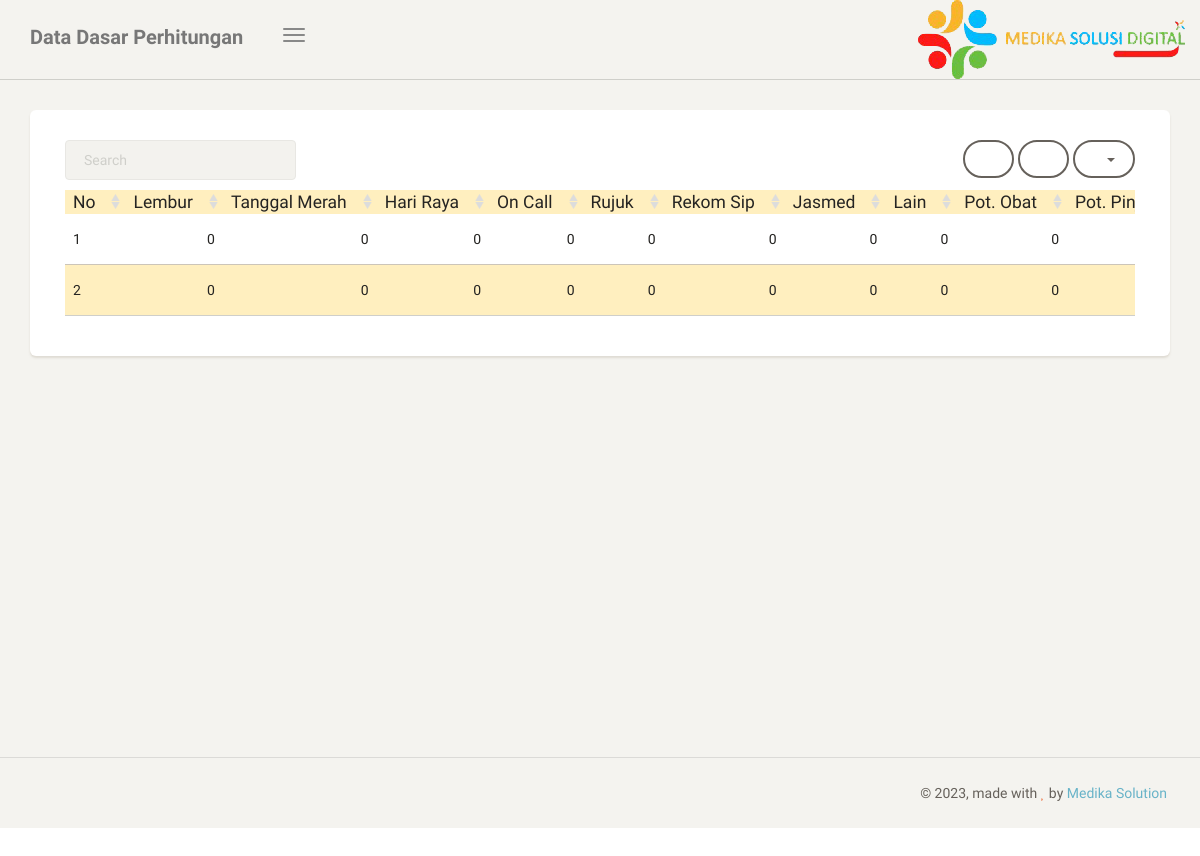
The page /data.php (signed in) on the database its author committed.
### tables this page shows
CREATE TABLE IF NOT EXISTS `data_pegawai` (
  `id` int(11) NOT NULL,
  `npp` varchar(10) DEFAULT NULL,
  `nama` varchar(50) DEFAULT NULL,
  `jabatan` varchar(50) DEFAULT NULL,
  `status` varchar(50) DEFAULT NULL,
  `pendidikan` varchar(50) DEFAULT NULL,
  `golongan` varchar(50) DEFAULT NULL,
  `tanggal_masuk` date NOT NULL,
  `tanggal_kerja` float DEFAULT NULL,
  `Struktural` float DEFAULT NULL,
  `Fungsional` float DEFAULT NULL,
  `TKU` float DEFAULT NULL,
  `TunjanganKhusus` float DEFAULT NULL,
  `BPJSNaker` float DEFAULT NULL,
  `BPJSKes` float DEFAULT NULL,
  `Parkir` float DEFAULT NULL,
  `PPH21` float DEFAULT NULL,
  `jumlahhari` float NOT NULL,
  `jumlahhadir` float NOT NULL,
  `lainlain` float NOT NULL,
  `dplk` float NOT NULL,
  `zamrud` float NOT NULL,
  `savingplan` float NOT NULL,
  `obat` float NOT NULL,
  `ppni` float NOT NULL,
  `koperasi` float NOT NULL,
  `lain2` float NOT NULL,
  `lembur` float NOT NULL DEFAULT '0',
  `tanggal_merah` float NOT NULL DEFAULT '0',
  `hari_raya` float NOT NULL DEFAULT '0',
  `on_call` float NOT NULL DEFAULT '0',
  `rujuk` float NOT NULL DEFAULT '0',
  `rekom_sip` float NOT NULL DEFAULT '0',
  `jasmed` float NOT NULL DEFAULT '0',
  `pinjaman` float NOT NULL DEFAULT '0',
  `izin` float NOT NULL DEFAULT '0',
  `keterlambatan` float NOT NULL DEFAULT '0'
);

### data.php (the view, shortened to what this page needs)
<!doctype html>
<html lang="en">
<head>
    <link href="assets/css/bootstrap.min.css" rel="stylesheet" />
    <link href="assets/css/paper-dashboard.css" rel="stylesheet"/>
    <link href="assets/css/demo.css" rel="stylesheet" />
    <link href="assets/css/font-awesome.min.css" rel="stylesheet">
    <link href="assets/css/themify-icons.css" rel="stylesheet">
</head>
<body>
	<div class="wrapper">
	    <div class="main-panel">
			<nav class="navbar navbar-default">
	            <div class="container-fluid">
	                <div class="navbar-header">
	                    <button type="button" class="navbar-toggle">
	                        <span class="icon-bar bar1"></span>
	                        <span class="icon-bar bar2"></span>
	                        <span class="icon-bar bar3"></span>
	                    </button>
	                    <a class="navbar-brand" href="#Dashboard">
							Data Dasar Perhitungan
						</a>
	                </div>
	                <div class="collapse navbar-collapse">
	                    <ul class="nav navbar-nav navbar-right">
	                        <li>
	                            <img src="assets/img/icon.png">
	                        </li>
	                    </ul>
	                </div>
	            </div>
	        </nav>
	        <div class="content">
	            <div class="container-fluid">
	                <div class="row">
	                    <div class="col-md-12">
	                        <div class="card">
	                            <div class="card-content">
	                                <table id="bootstrap-table" class="table">
	                                    <thead style="background-color:rgb(255, 239, 191);">
	                                         <th data-field="no" data-sortable="true">No</th>
                                             <th class = "text-right" data-field="lembur" data-sortable="true">Lembur</th>
                                             <th class = "text-right" data-field="tanggal_merah" data-sortable="true">Tanggal Merah</th>
                                             <th class = "text-right" data-field="hari_raya" data-sortable="true">Hari Raya</th>
                                             <th class = "text-right" data-field="on_call" data-sortable="true">On Call</th>
                                             <th class = "text-right" data-field="rujuk" data-sortable="true">Rujuk</th>
                                             <th class = "text-right" data-field="rekom_sip" data-sortable="true">Rekom Sip</th>
                                             <th class = "text-right" data-field="jasmed" data-sortable="true">Jasmed</th>
                                             <th class = "text-right" data-field="lainlain" data-sortable="true">Lain</th>
                                             <th class = "text-right" data-field="obat" data-sortable="true">Pot. Obat</th>
                                             <th class = "text-right" data-field="pinjaman" data-sortable="true">Pot. Pinjaman</th>
	                                    </thead>
	                                    <tbody>
<?php
		include 'koneksi.php';
		$no=0;
		$data = mysqli_query($koneksi,"select * from data_pegawai");
		while($d = mysqli_fetch_array($data)){
		$no += 1;
?>
	                                        <tr
                                             <?php
											if($no % 2 == 0)
											{
												echo ' class="warning"';
											}
											?>
                                            >
	                                        	<td><?php echo $no; ?></td>
                                                <td class = "text-right"><?php echo number_format($d['lembur']); ?></td>
                                                <td class = "text-right"><?php echo number_format($d['tanggal_merah']); ?></td>
                                                <td class = "text-right"><?php echo number_format($d['hari_raya']); ?></td>
                                                <td class = "text-right"><?php echo number_format($d['on_call']); ?></td>
                                                <td class = "text-right"><?php echo number_format($d['rujuk']); ?></td>
                                                <td class = "text-right"><?php echo number_format($d['rekom_sip']); ?></td>
                                                <td class = "text-right"><?php echo number_format($d['jasmed']); ?></td>
                                                <td class = "text-right"><?php echo number_format($d['lainlain']); ?></td>
                                                <td class = "text-right"><?php echo number_format($d['obat']); ?></td>
                                                <td class = "text-right"><?php echo number_format($d['pinjaman']); ?></td>
	                                        </tr>
<?php
		}
?>
	                                    </tbody>
	                                </table>
	                            </div>
	                        </div>
	                    </div>
	                </div>
	            </div>
	        </div>
            <footer class="footer">
                <div class="container-fluid">
                    <div class="copyright pull-right">
                        &copy; <script>document.write(new Date().getFullYear())</script>, made with <i class="fa fa-heart heart"></i> by <a href="">Medika Solution</a>
                    </div>
                </div>
            </footer>
	    </div>
	</div>
</body>
</html>

### rows shown on the page
data_pegawai: lembur "0", tanggal_merah "0", hari_raya "0", on_call "0", rujuk "0", rekom_sip "0", jasmed "0", lainlain "0", obat "0"
data_pegawai: lembur "0", tanggal_merah "0", hari_raya "0", on_call "0", rujuk "0", rekom_sip "0", jasmed "0", lainlain "0", obat "0"
